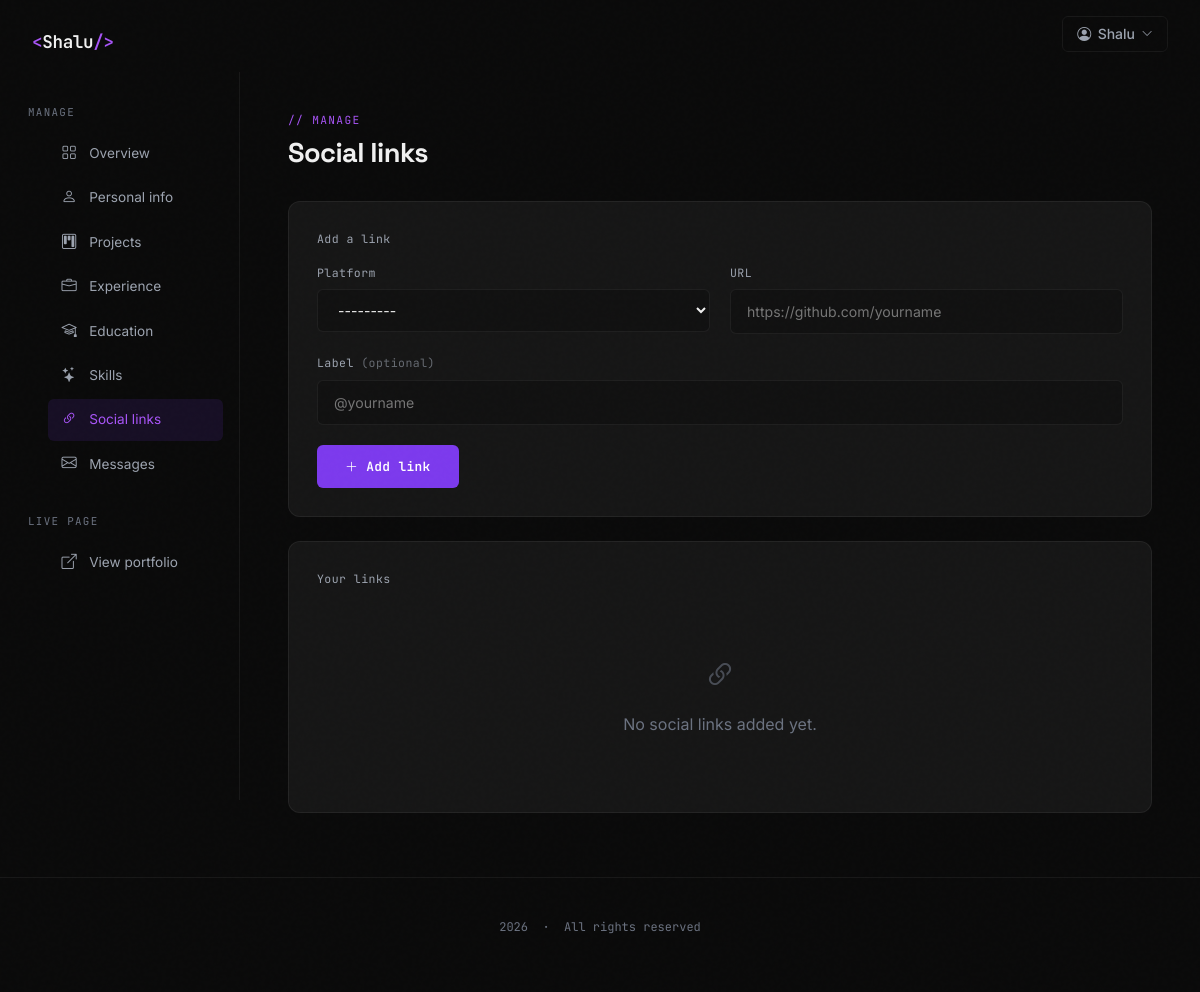
The page /dashboard/social/ (signed in) on the database as committed earlier.
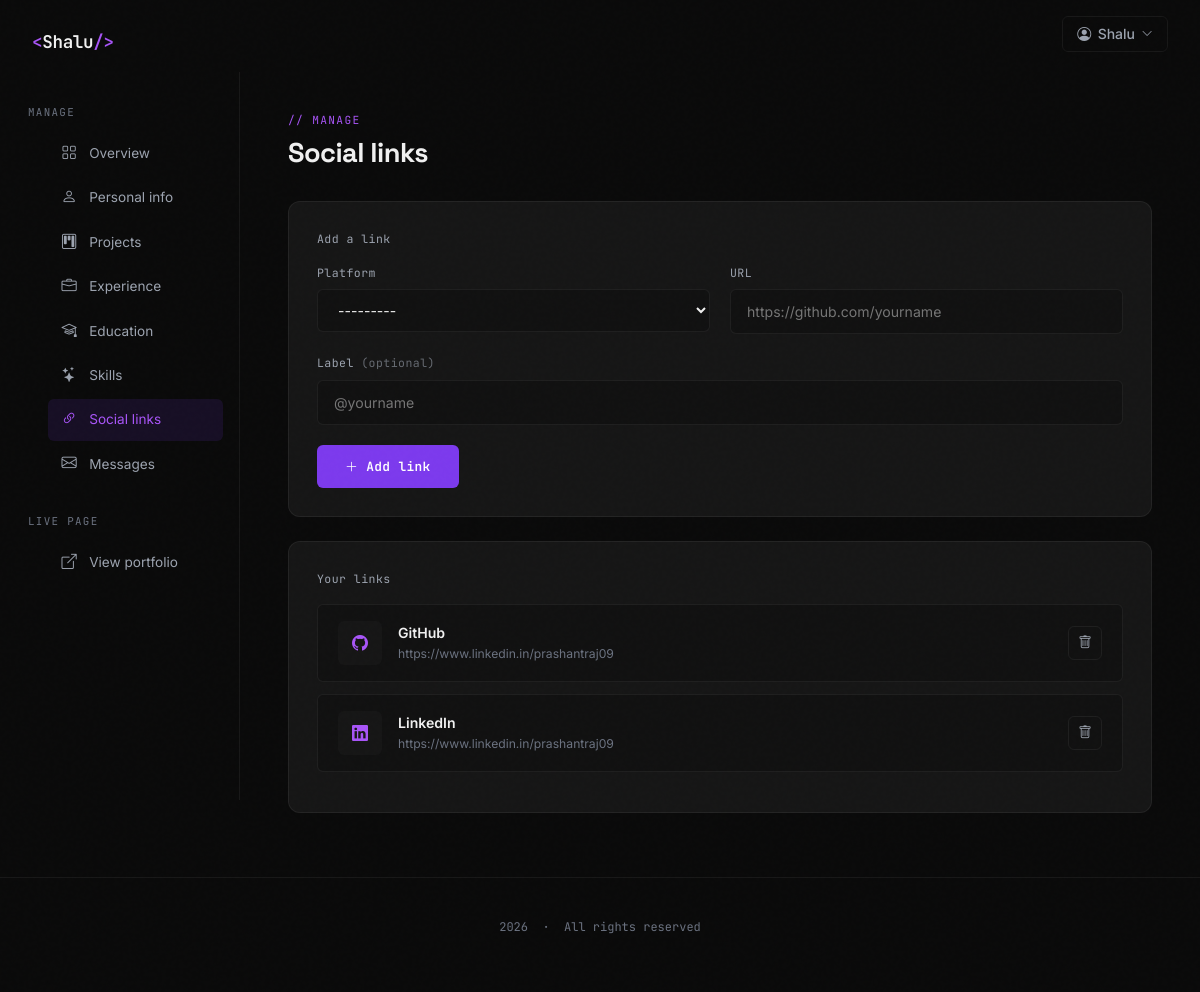
The same page on the database as committed later.
### portfolio/models.py (models this page shows, shortened)
class SocialLink(models.Model):
    PLATFORM_CHOICES = [
        ('github', 'GitHub'), ('linkedin', 'LinkedIn'),
        ('twitter', 'Twitter / X'), ('instagram', 'Instagram'),
        ('website', 'Personal Website'), ('other', 'Other'),
    ]
    user      = models.ForeignKey(User, on_delete=models.CASCADE, related_name='social_links')
    platform  = models.CharField(max_length=20, choices=PLATFORM_CHOICES)
    url       = models.URLField()
    label     = models.CharField(max_length=80, blank=True)
    is_active = models.BooleanField(default=True)
    order     = models.PositiveSmallIntegerField(default=0)

### portfolio/views.py (the view)
# urls.py: path('dashboard/social/',             views.manage_social,       name='manage_social'),
@login_required
def manage_social(request):
    links = SocialLink.objects.filter(user=request.user).order_by('order')
    if request.method == 'POST':
        form = SocialLinkForm(request.POST)
        if form.is_valid():
            link = form.save(commit=False)
            link.user = request.user
            link.save()
            messages.success(request, 'Social link added.')
            return redirect('manage_social')
    else:
        form = SocialLinkForm()
    return render(request, 'dashboard/social.html', {'links': links, 'form': form, 'active_nav': 'social'})

### portfolio/forms.py
class SocialLinkForm(forms.ModelForm):
    class Meta:
        model   = SocialLink
        exclude = ['user']

### templates/dashboard/social.html (shortened to what this page needs)
{% extends "dashboard/base.html" %}
{% block dash_content %}
<div class="dash-header">
  <div class="dash-eyebrow">// manage</div>
  <h1 class="dash-title">Social links</h1>
</div>
<div class="dash-card">
  <div class="dash-label" style="margin-bottom:1rem;">Add a link</div>
  <form method="POST">
    <div class="dash-row-2">
      <div class="dash-field">
        <label class="dash-label" for="id_platform">Platform</label>
        <select class="dash-select dash-input" id="id_platform" name="platform">
          {% for value, label in form.fields.platform.choices %}
            <option value="{{ value }}">{{ label }}</option>
          {% endfor %}
        </select>
      </div>
      <div class="dash-field">
        <label class="dash-label" for="id_url">URL</label>
        <input class="dash-input" type="url" id="id_url" name="url" placeholder="https://github.com/yourname" required>
      </div>
    </div>
    <div class="dash-field">
      <label class="dash-label" for="id_label">Label <span style="opacity:.6;">(optional)</span></label>
      <input class="dash-input" type="text" id="id_label" name="label" placeholder="@yourname">
    </div>
    <button type="submit" class="btn-primary-custom"><i class="bi bi-plus-lg"></i> Add link</button>
  </form>
</div>
<div class="dash-card">
  <div class="dash-label" style="margin-bottom:1rem;">Your links</div>
  {% if links %}
    {% for link in links %}
    <div class="dash-list-item">
      <div class="dash-list-main">
        <div class="dash-list-thumb-placeholder">
          {% if link.platform == 'github' %}<i class="bi bi-github"></i>
          {% elif link.platform == 'linkedin' %}<i class="bi bi-linkedin"></i>
          {% elif link.platform == 'twitter' %}<i class="bi bi-twitter-x"></i>
          {% elif link.platform == 'instagram' %}<i class="bi bi-instagram"></i>
          {% elif link.platform == 'website' %}<i class="bi bi-globe"></i>
          {% else %}<i class="bi bi-link-45deg"></i>{% endif %}
        </div>
        <div style="min-width:0;">
          <div class="dash-list-title">{{ link.get_platform_display }}</div>
          <div class="dash-list-sub" style="word-break:break-all;">{{ link.url }}</div>
        </div>
      </div>
      <div class="dash-list-actions">
        <form method="POST" action="{% url 'delete_social' link.pk %}" onsubmit="return confirm('Remove this link?');" style="display:inline;">
          <button type="submit" class="dash-icon-btn danger" title="Delete"><i class="bi bi-trash"></i></button>
        </form>
      </div>
    </div>
    {% endfor %}
  {% else %}
    <div class="dash-empty"><i class="bi bi-link-45deg"></i>No social links added yet.</div>
  {% endif %}
</div>
{% endblock %}

Rows that differ between the two databases and show on the page:
added SocialLink: platform "GitHub", url "https://www.linkedin.in/prashantraj09"
added SocialLink: platform "LinkedIn", url "https://www.linkedin.in/prashantraj09"
Other text that changed with them:
text no longer shown: "No social links added yet."
